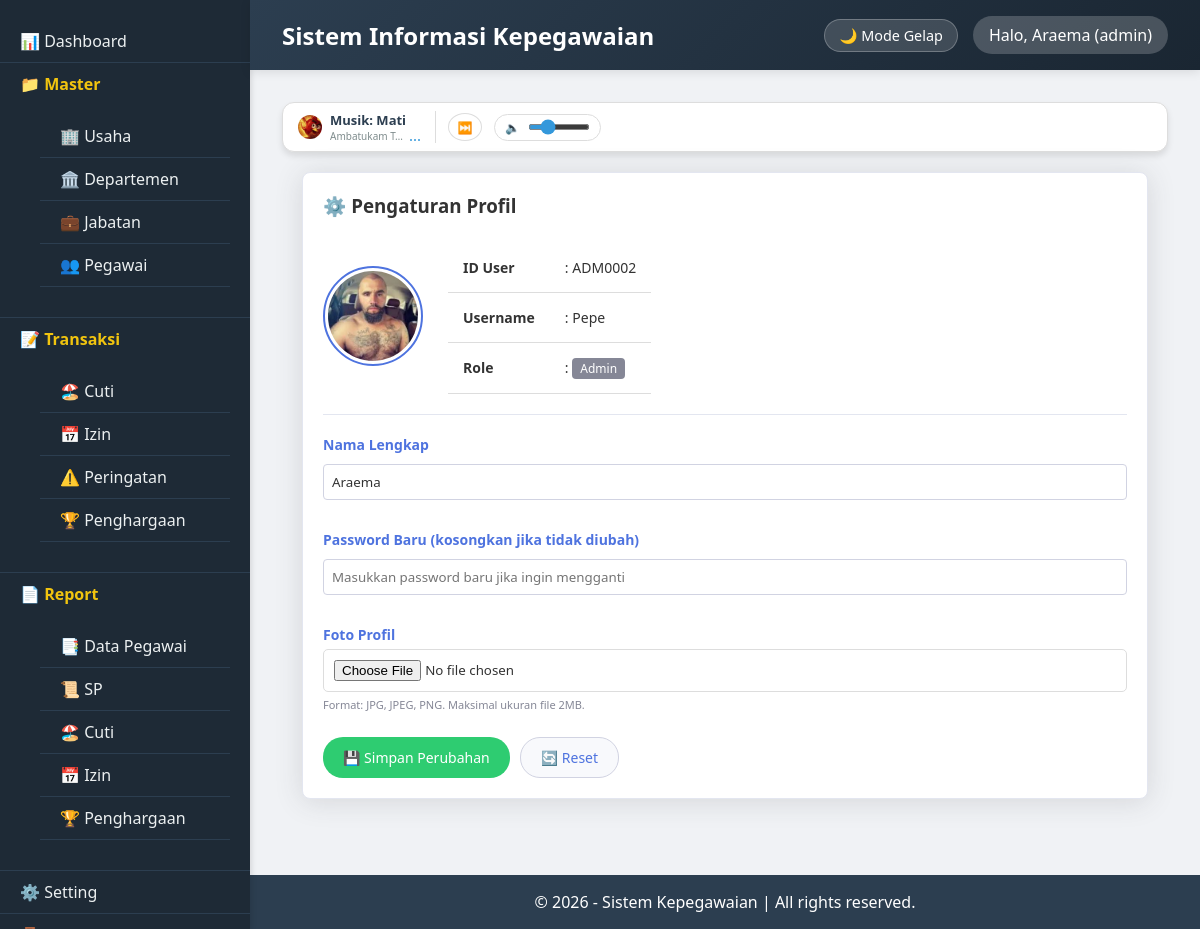
The page /index.php?page=setting (signed in) on the database its author committed.
### tables this page shows
CREATE TABLE `tbl_user` (
  `id_user` varchar(15) NOT NULL,
  `nama_user` varchar(50) NOT NULL,
  `password` varchar(255) NOT NULL,
  `role` enum('admin','hrd','manager','staff') DEFAULT 'staff',
  `nama` varchar(100) DEFAULT NULL,
  `foto` varchar(255) DEFAULT NULL,
  `created_at` timestamp NOT NULL DEFAULT current_timestamp()
);

### config/config.php (called while the page is built, shortened)
<?php
spl_autoload_register(function ($class) {
    $file = __DIR__ . '/../classes/' . $class . '.php';
});
?>

### classes/Session.php (called while the page is built, shortened)
<?php
class Session {
    public static function get($key) {
        return $_SESSION[$key] ?? null;
    }
}
?>

### classes/UserSetting.php (called while the page is built, shortened)
<?php
class UserSetting {
    private $db;
    public function __construct() {
        global $db;
        $this->db = $db;
    }
    public function getUserById($id_user) {
        $stmt = $this->db->prepare("SELECT * FROM tbl_user WHERE id_user = :id_user");
        $stmt->execute(['id_user' => $id_user]);
        return $stmt->fetch(PDO::FETCH_ASSOC);
    }
}
?>

### views/setting/index.php (the view, shortened to what this page needs)
<?php
$userSetting = new UserSetting();
$id_user_aktif = Session::get('user_id');
$data_user = $userSetting->getUserById($id_user_aktif);
if (!empty($data_user['foto'])) {
    $target_file_fisik = __DIR__ . '/../../assets/uploads/' . $data_user['foto'];
    if (file_exists($target_file_fisik)) {
        $foto_path = BASE_URL . 'assets/uploads/' . $data_user['foto'];
    } else {
        $foto_path = 'https://via.placeholder.com/150';
    }
} else {
    $foto_path = 'https://via.placeholder.com/150';
}
?>
<?php include __DIR__ . '/../layouts/header.php'; ?>
<div class="container-fluid" style="padding: 20px; font-family: 'Segoe UI', Tahoma, Geneva, Verdana, sans-serif;">
    <div class="card" style="background: #fff; border: 1px solid #e3e6f0; border-radius: 8px; padding: 20px; box-shadow: 0 0.15rem 1.75rem 0 rgba(58, 59, 69, 0.15);">
        <div class="card-body">
            <h3 style="margin-top: 0; margin-bottom: 25px; color: #333; font-weight: 600;">
                ⚙️ Pengaturan Profil
            </h3>
            <form action="" method="POST" enctype="multipart/form-data">
                <div style="display: flex; align-items: center; mb-4; padding-bottom: 20px; margin-bottom: 20px; border-bottom: 1px solid #e3e6f0;">
                    <div style="margin-right: 25px;">
                        <img src="<?= $foto_path; ?>" alt="Foto Profil" style="width: 100px; height: 100px; object-fit: cover; border-radius: 50%; border: 2px solid #4e73df; padding: 3px;">
                    </div>
                    <div>
                        <table style="font-size: 14px; color: #333; line-height: 1.8;">
                            <tr>
                                <td style="font-weight: bold; width: 100px;">ID User</td>
                                <td>: <?= htmlspecialchars($data_user['id_user'] ?? ''); ?></td>
                            </tr>
                            <tr>
                                <td style="font-weight: bold;">Username</td>
                                <td>: <?= htmlspecialchars($data_user['nama_user'] ?? ''); ?></td>
                            </tr>
                            <tr>
                                <td style="font-weight: bold;">Role</td>
                                <td>: <span style="background: #858796; color: #fff; padding: 2px 8px; border-radius: 4px; font-size: 12px; text-transform: capitalize;"><?= htmlspecialchars($data_user['role'] ?? ''); ?></span></td>
                            </tr>
                        </table>
                    </div>
                </div>
                <div style="margin-bottom: 15px;">
                    <label style="display: block; font-weight: bold; margin-bottom: 5px; font-size: 14px; color: #4e73df;">Nama Lengkap</label>
                    <input type="text" name="nama" style="width: 100%; padding: 8px; border: 1px solid #d1d3e2; border-radius: 4px; box-sizing: border-box;" value="<?= htmlspecialchars($data_user['nama'] ?? ''); ?>" required>
                </div>
                <div style="margin-bottom: 15px;">
                    <label style="display: block; font-weight: bold; margin-bottom: 5px; font-size: 14px; color: #4e73df;">Password Baru (kosongkan jika tidak diubah)</label>
                    <input type="password" name="password_baru" style="width: 100%; padding: 8px; border: 1px solid #d1d3e2; border-radius: 4px; box-sizing: border-box;" placeholder="Masukkan password baru jika ingin mengganti">
                </div>
                <div style="margin-bottom: 25px;">
                    <label style="display: block; font-weight: bold; margin-bottom: 5px; font-size: 14px; color: #4e73df;">Foto Profil</label>
                    <input type="file" name="foto_profil" style="display: block; margin-bottom: 5px;">
                    <small style="color: #858796; font-size: 11px; display: block;">Format: JPG, JPEG, PNG. Maksimal ukuran file 2MB.</small>
                </div>
                <div style="display: flex; gap: 10px;">
                    <button type="submit" name="btn_simpan" style="background: #2ecc71; color: #fff; border: none; padding: 10px 20px; border-radius: 20px; cursor: pointer; font-weight: 500; font-size: 14px;">
                        💾 Simpan Perubahan
                    </button>
                    <button type="reset" style="background: #f8f9fc; color: #4e73df; border: 1px solid #d1d3e2; padding: 10px 20px; border-radius: 20px; cursor: pointer; font-size: 14px;">
                        🔄 Reset
                    </button>
                </div>
            </form>
        </div>
    </div>
</div>
<?php include __DIR__ . '/../layouts/footer.php'; ?>

### assets/css/style.css (style rules this page uses)
:root { --bg-body: #f0f2f5; --bg-card: #ffffff; --text-main: #2c3e50; --text-body: #333333; --text-muted: #7f8c8d; --border-color: #dddddd; --table-hover: #f5f5f5; --input-bg: #ffffff; --input-border: #dddddd; --header-bg: linear-gradient(135deg, #2c3e50, #1a2632); --sidebar-bg: #1e2a36; }
* { margin: 0; padding: 0; box-sizing: border-box; font-family: 'Segoe UI', Tahoma, Geneva, Verdana, sans-serif; }
body { background: var(--bg-body); color: var(--text-body); transition: background 0.3s, color 0.3s; }
.card { background: var(--bg-card); color: var(--text-body); border-radius: 10px; padding: 1.5rem; margin-bottom: 1.5rem; box-shadow: 0 2px 4px rgba(0,0,0,0.1); transition: background 0.3s, color 0.3s; }
table { width: 100%; border-collapse: collapse; }
th, td { padding: 12px 15px; text-align: left; border-bottom: 1px solid var(--border-color); }
td { color: var(--text-body); }
.btn, button { display: inline-block; padding: 8px 16px; border-radius: 4px; border: none; cursor: pointer; font-size: 0.9rem; }
input, select, textarea { width: 100%; padding: 10px; margin: 5px 0 15px; background: var(--input-bg); color: var(--text-body); border: 1px solid var(--input-border); border-radius: 5px; }

### rows shown on the page
tbl_user: foto (picture), id_user "ADM0002", nama_user "Pepe", role "Admin", nama "Araema"

### other values the page prints
Session::get('nama') "Araema"
Session::get('role') "admin"
